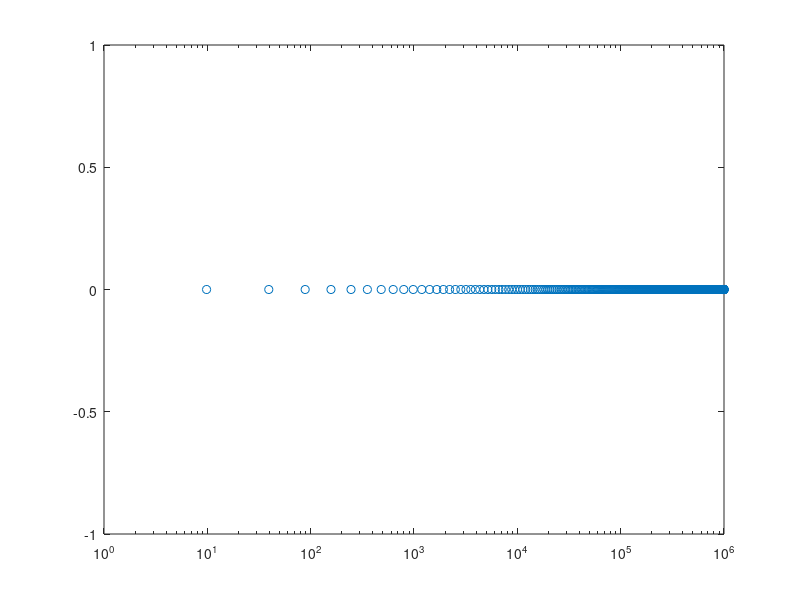

The MATLAB source for this figure: (Note: this script raises an error after producing the figure.)
addpath(genpath('../../rktoolbox'));

% Set up
n = 500; % can change
h = 1/n;
A = full(gallery('tridiag',n,-1,2,-1))/h^2;

% density = 2/n; % for example
% rc = 0.1; % Reciprocal condition number
% A = sprandsym(n, density, rc, 1);

f = ones(n,1); % can change
% f = randn(n, 1);
% x = linspace(0, 1, n)';
% f = cos(pi*x);
% f = ((-1).^(0:n-1))';
In = eye(n);

Re = real(eig(A));
Im = imag(eig(A));

semilogx(Re, Im, 'o'); hold on;

% Compute spectral interval
lam_max = max(eig(A));
lam_min = min(eig(A));

% %%% Random poles from spectral interval
m = 12; % number of poles; can change
xi = lam_min + (lam_max-lam_min)*rand(1,m);
%%%

%%% Ioana's roots denominator
bb = lam_max - lam_min + 1; 
b = bb; 
k = 4; % number of poles from this is 2*k 
roots_denom = get_rootsden(k, b);
%%%
re = real(roots_denom);
im = imag(roots_denom);
plot(re, im, 'x'); hold on;

% [shifts, it] = irka_shifts(A, f, roots_denom, 1e-4);
[shifts, it] = irka_shifts(A, f, xi, 1e-4);
r = real(shifts);
i = imag(shifts);
plot(r, i, 'p');
